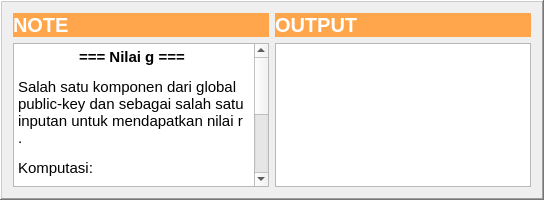
            <widget class="QFrame" name="frame_output">
             <property name="maximumSize">
              <size>
               <width>16777215</width>
               <height>200</height>
              </size>
             </property>
             <property name="frameShape">
              <enum>QFrame::WinPanel</enum>
             </property>
             <property name="frameShadow">
              <enum>QFrame::Raised</enum>
             </property>
             <layout class="QGridLayout" name="gridLayout_3">
              <item row="1" column="0">
               <layout class="QHBoxLayout" name="horizontalLayout">
                <item>
                 <layout class="QVBoxLayout" name="verticalLayout">
                  <item>
                   <widget class="QLabel" name="note">
                    <property name="font">
                     <font>
                      <pointsize>15</pointsize>
                      <weight>75</weight>
                      <bold>true</bold>
                     </font>
                    </property>
                    <property name="styleSheet">
                     <string notr="true">background-color: rgb(255, 166, 77);
color: rgb(255, 255, 255);</string>
                    </property>
                    <property name="text">
                     <string>NOTE</string>
                    </property>
                    <property name="margin">
                     <number>10</number>
                    </property>
                   </widget>
                  </item>
                  <item>
                   <widget class="QTextBrowser" name="isi_note">
                    <property name="html">
                     <string>&lt;!DOCTYPE HTML PUBLIC &quot;-//W3C//DTD HTML 4.0//EN&quot; &quot;http://www.w3.org/TR/REC-html40/strict.dtd&quot;&gt;
&lt;html&gt;&lt;head&gt;&lt;meta name=&quot;qrichtext&quot; content=&quot;1&quot; /&gt;&lt;style type=&quot;text/css&quot;&gt;
p, li { white-space: pre-wrap; }
&lt;/style&gt;&lt;/head&gt;&lt;body style=&quot; font-family:'Ubuntu'; font-size:11pt; font-weight:400; font-style:normal;&quot;&gt;
&lt;p align=&quot;center&quot; style=&quot; margin-top:12px; margin-bottom:12px; margin-left:0px; margin-right:0px; -qt-block-indent:0; text-indent:0px;&quot;&gt;&lt;span style=&quot; font-weight:600;&quot;&gt;=== Nilai g === &lt;/span&gt;&lt;/p&gt;
&lt;p style=&quot; margin-top:12px; margin-bottom:12px; margin-left:0px; margin-right:0px; -qt-block-indent:0; text-indent:0px;&quot;&gt;Salah satu komponen dari global public-key dan sebagai salah satu inputan untuk mendapatkan nilai r .&lt;/p&gt;
&lt;p style=&quot; margin-top:12px; margin-bottom:12px; margin-left:0px; margin-right:0px; -qt-block-indent:0; text-indent:0px;&quot;&gt;Komputasi:&lt;span style=&quot; font-weight:600;&quot;&gt;  &lt;/span&gt;&lt;/p&gt;
&lt;p style=&quot; margin-top:12px; margin-bottom:12px; margin-left:0px; margin-right:0px; -qt-block-indent:0; text-indent:0px;&quot;&gt;&lt;span style=&quot; font-weight:600;&quot;&gt;g = h^((p-1)/q) mod p  | g &amp;gt; 1&lt;/span&gt;&lt;/p&gt;
&lt;p align=&quot;center&quot; style=&quot; margin-top:12px; margin-bottom:12px; margin-left:0px; margin-right:0px; -qt-block-indent:0; text-indent:0px;&quot;&gt;&lt;span style=&quot; font-weight:600;&quot;&gt;=== Nilai h === &lt;/span&gt;&lt;/p&gt;
&lt;p style=&quot; margin-top:12px; margin-bottom:12px; margin-left:0px; margin-right:0px; -qt-block-indent:0; text-indent:0px;&quot;&gt;Input untuk mencari nilai g&lt;/p&gt;
&lt;p style=&quot; margin-top:12px; margin-bottom:12px; margin-left:0px; margin-right:0px; -qt-block-indent:0; text-indent:0px;&quot;&gt;Komputasi:&lt;span style=&quot; font-weight:600;&quot;&gt; &lt;/span&gt;&lt;/p&gt;
&lt;p style=&quot; margin-top:12px; margin-bottom:12px; margin-left:0px; margin-right:0px; -qt-block-indent:0; text-indent:0px;&quot;&gt;&lt;span style=&quot; font-weight:600;&quot;&gt;1 &amp;lt; h &amp;lt; (p - 1) &lt;/span&gt;&lt;/p&gt;&lt;/body&gt;&lt;/html&gt;</string>
                    </property>
                   </widget>
                  </item>
                 </layout>
                </item>
                <item>
                 <layout class="QVBoxLayout" name="verticalLayout_4">
                  <item>
                   <widget class="QLabel" name="output">
                    <property name="font">
                     <font>
                      <pointsize>15</pointsize>
                      <weight>75</weight>
                      <bold>true</bold>
                     </font>
                    </property>
                    <property name="styleSheet">
                     <string notr="true">background-color: rgb(255, 166, 77);
color: rgb(255, 255, 255);</string>
                    </property>
                    <property name="text">
                     <string>OUTPUT</string>
                    </property>
                    <property name="margin">
                     <number>10</number>
                    </property>
                   </widget>
                  </item>
                  <item>
                   <widget class="QTextBrowser" name="nilai_output"/>
                  </item>
                 </layout>
                </item>
               </layout>
              </item>
             </layout>
            </widget>
